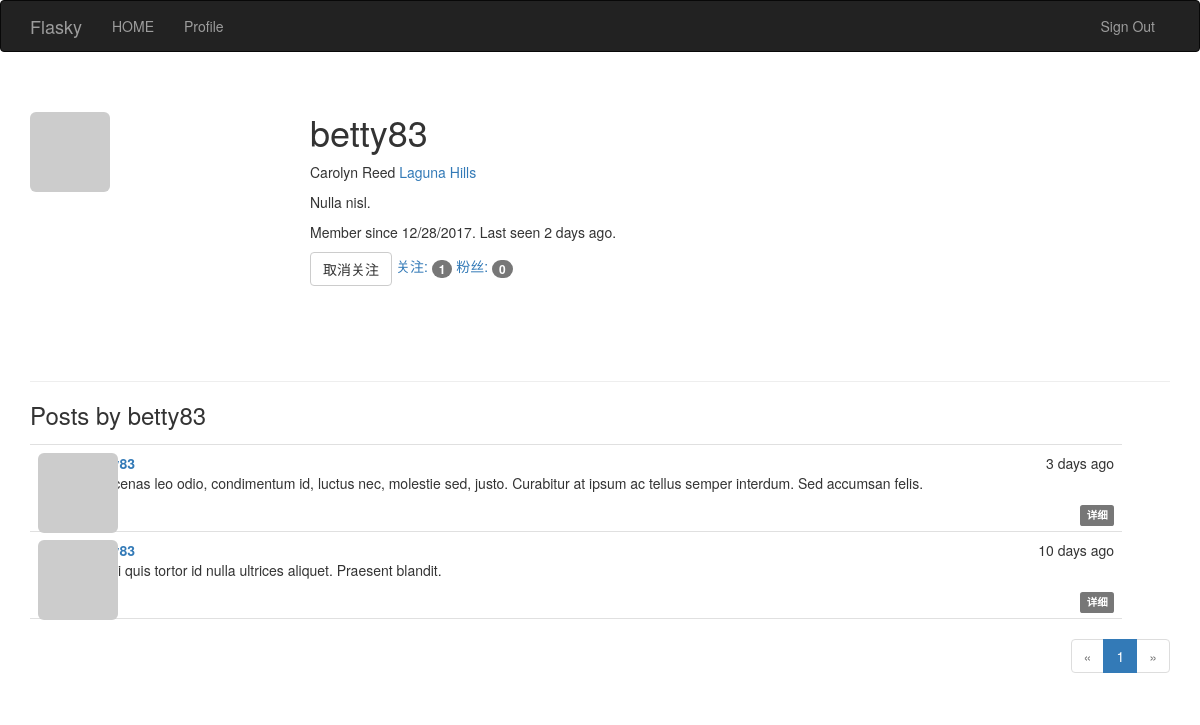
Page /user/betty83 (signed in) on the committed database.
### app/models.py (models this page shows, shortened)
class User(UserMixin, db.Model):
    __tablename__ = 'users'
    id = db.Column(db.Integer, primary_key=True)
    email = db.Column(db.String(64), unique=True, index=True)
    username = db.Column(db.String(64), unique=True, index=True)
    password_hash = db.Column(db.String(128))
    role_id = db.Column(db.Integer, db.ForeignKey('roles.id'))
    confirmed = db.Column(db.Boolean, default=False)
    name = db.Column(db.String(64))
    location = db.Column(db.String(64))
    about_me = db.Column(db.Text())
    member_since = db.Column(db.DateTime(), default=datetime.utcnow)
    last_seen = db.Column(db.DateTime(), default=datetime.utcnow)
    posts = db.relationship('Post', backref='author', lazy='dynamic')
    followed = db.relationship('Follow', foreign_keys=[Follow.follower_id],
                               backref=db.backref('follower', lazy='joined'),
                               lazy='dynamic', cascade='all,delete-orphan')
    followers = db.relationship('Follow', foreign_keys=[Follow.followed_id],
                                backref=db.backref('followed', lazy='joined'),
                                lazy='dynamic', cascade='all,delete-orphan')
    def is_following(self, user):
        return self.followed.filter_by(followed_id=user.id).first() is not None
    @property
    def password(self):
        raise AttributeError('password is not a readable attribute')
    def can(self, permissions):
        return self.role is not None and (self.role.permissions & permissions) == permissions
    def is_administrator(self):
        return self.can(Permission.ADMINISTER)
    def ping(self):
        self.last_seen = datetime.utcnow()
        db.session.add(self)
    def gravatar(self, size=100, default='identicon', rating='g'):
        if request.is_secure:
            url = 'https://secure.gravatar.com/avatar'
        else:
            url = 'http://www.gravatar.com/avatar'
        hash = hashlib.md5(self.email.encode('utf-8')).hexdigest()
        return '{}/{}?s={}&d={}&r={}'.format(url, hash, size, default, rating)

class Post(db.Model):
    __tablename__ = 'posts'
    id = db.Column(db.Integer, primary_key=True)
    body = db.Column(db.Text)
    timestamp = db.Column(db.DateTime, index=True, default=datetime.utcnow)
    author_id = db.Column(db.Integer, db.ForeignKey('users.id'))
    body_html = db.Column(db.Text)

### app/main/views.py (the view)
@main.route('/user/<username>')
def user(username):
    user = User.query.filter_by(username=username).first()
    if user is None:
        abort(404)
    page = request.args.get('page', 1, type=int)
    pagination = user.posts.order_by(Post.timestamp.desc()).paginate(
        page, per_page=current_app.config['POSTS_PER_PAGE'],
        error_out=False)
    posts = pagination.items
    return render_template('user.html', user=user, posts=posts, pagination=pagination)

### app/auth/views.py (called while the page is built)
@auth.before_app_request
def before_request():
    if current_user.is_authenticated:
        current_user.ping()
        if not current_user.confirmed and request.endpoint[:5]!='auth.':
            flash("尽快认证账号")

### app/main/__init__.py (called while the page is built)
@main.app_context_processor
def inject_permissions():
    return dict(Permission=Permission)

### app/models.py (called while the page is built)
@login_manager.user_loader
def load_user(user_id):
    return User.query.get(int(user_id))

### app/templates/user.html (shortened to what this page needs)
{% extends "base.html"%}
{% import "_macros.html" as macros%}
{% block page_content %}
<div class="page-header">
    <img class="img-rounded profile-thumbnail" src="{{ user.gravatar(size=256)}} " >
    <div class="profile-header" >
        <h1>{{user.username}}</h1>
        {% if user.name or user.location%}
        <p>{% if user.name%}{{user.name}}{% endif%}
        {% if user.location%}<a href="http://maps.baidu.com/?q={{user.location}}">{{ user.location}}</a>{%endif%}
        </p>
        {% endif%}
        {% if user.about_me %}<p>{{ user.about_me }}</p>{% endif %}
        <p>
            Member since {{ moment(user.member_since).format('L') }}.
            Last seen {{ moment(user.last_seen).fromNow() }}.
        </p>
        {% if current_user.can(Permission.FOLLOW) and user != current_user %}
            {% if not current_user.is_following(user) %}<a href="{{ url_for('.follow', username=user.username) }}" class="btn btn-primary">关注</a>
            {% else %}<a href="{{ url_for('.unfollow', username=user.username) }}" class="btn btn-default">取消关注</a>
            {% endif %}
        {% endif %}
        <a href="{{ url_for('.followers', username=user.username) }}">关注: <span class="badge">{{ user.followers.count() - 1 }}</span></a>
        <a href="{{ url_for('.followed_by', username=user.username) }}">粉丝: <span class="badge">{{ user.followed.count() - 1 }}</span></a>
    </div>
</div>
<div class="posts">
    <h3>Posts by {{ user.username }}</h3>
    {% include '_posts.html'%}
{% if pagination %}
<div class="pagination">
    {{ macros.pagination_widget(pagination, '.user', username=user.username) }}
</div>
{% endif %}
</div>
{% endblock %}

### app/templates/base.html (shortened to what this page needs)
{% extends "bootstrap/base.html" %}
{% block head %}
{{ super() }}
<link rel="stylesheet" type="text/css" href="{{ url_for('static', filename='styles.css') }}">
{% endblock %}
{% block navbar %}
<div class="navbar navbar-inverse" role="navigation">
    <div class="container">
        <div class="'navbar-header">
            <a class="navbar-brand" href="/">Flasky</a>
        </div>
        <div class="navbar-collapse collapse">
            <ul class="nav navbar-nav">
                <li><a href="/">HOME</a> </li>
                {% if current_user.is_authenticated %}
                <li>
                    <a href="{{ url_for('main.user', username=current_user.username) }}">
                    Profile
                    </a>
                </li>
                {% endif %}
            </ul>
            <ul class="nav navbar-nav navbar-right">
                {% if current_user.is_authenticated %}
                <li><a href="{{ url_for('auth.logout') }}">Sign Out</a></li>
                {% else %}
                <li><a href="{{ url_for('auth.login') }}">Sign In</a></li>
                {% endif %}
            </ul>
        </div>
    </div>
</div>
{% endblock %}
{% block content%}
<div class="container">
    {% block page_content %}{% endblock %}
</div>
{% endblock %}

### app/templates/_macros.html
{% macro pagination_widget(pagination,endpoint) %}
<ul class="pagination">
    <li {%if not pagination.has_prev%} class="disabled" {%endif%}>
        <a href="{%if pagination.has_prev%}{{url_for(endpoint,page=pagination.page-1,**kwargs)}}
                {%else%}#{% endif %}">&laquo;</a>
    </li>
    {% for p in pagination.iter_pages() %}
        {% if p %}
            {% if p == pagination.page %}
            <li class="active">
                <a href="{{url_for(endpoint,page=p,**kwargs)}}">{{p}}</a>
            </li>
            {% else %}
                <li><a href="{{url_for(endpoint,page=p,**kwargs)}}">{{p}}</a></li>
            {% endif %}
        {% else %}
        <li class="disabled"><a href="#">&hellip;</a> </li>
        {% endif %}
    {% endfor %}
    <li {% if not pagination.has_next %} class="disabled"{% endif %}>
        <a href="{% if pagination.has_next %}{{ url_for(endpoint,page = pagination.page + 1, **kwargs) }}{% else %}#{% endif %}">&raquo;
        </a>
    </li>
</ul>
{% endmacro %}

### app/templates/_posts.html (shortened to what this page needs)
<ul class="posts">
    {% for post in posts %}
    <li class="post">
        <div class="post-thumbnail">
            <a href="{{ url_for('.user', username=post.author.username) }}">
                <img class="img-rounded profile-thumbnail" src="{{ post.author.gravatar(size=40) }}">
            </a>
        </div>
        <div class="post-content">
            <div class="post-date">{{ moment(post.timestamp).fromNow() }}</div>
            <div class="post-author"><a href="{{ url_for('.user', username=post.author.username) }}">{{ post.author.username }}</a></div>
            <div class="post-body">
                {% if post.body_html %}
                    {{ post.body_html |safe}}
                {% else %}
                    {{ post.body}}
                {% endif %}
            </div>
            <div class="post-footer">
                <a href="{{url_for('.post',id=post.id)}}">
                    <span class="label label-default">详细</span>
                </a>
            </div>
        </div>
    </li>
    {% endfor %}
</ul>

### app/static/styles.css (style rules this page uses)
.profile-thumbnail { position: absolute; }
.profile-header { min-height: 260px; margin-left: 280px; }
ul.posts { list-style-type: none; padding: 0px; margin: 16px 48px 0px 0px; border-top: 1px solid #e0e0e0; }
ul.posts li.post { padding: 8px; border-bottom: 1px solid #e0e0e0; }
div.post-date { float: right; }
div.post-author { font-weight: bold; }
div.post-thumbnail { position: absolute; }
div.post-content { margin-left: 48px; min-height: 48px; }
div.post-footer { text-align: right; }
div.pagination { width: 100%; text-align: right; padding: 0px; margin: 0px; }

### rows in the picture
User: username "betty83", name "Carolyn Reed", location "Laguna Hills", about_me "Nulla nisl.", member_since "12/28/2017", last_seen "2 days ago"
Post: timestamp "3 days ago", body_html "Maecenas leo odio, condimentum id, luctus nec, molestie sed, justo. Curabitur at ipsum ac tellus semper interdum. Sed accumsan felis."
Post: timestamp "10 days ago", body_html "Morbi quis tortor id nulla ultrices aliquet. Praesent blandit."

### other values in the picture
{{ user.followers.count() - 1 }} "1"
{{ user.followed.count() - 1 }} "0"
{{ p }} "1"
